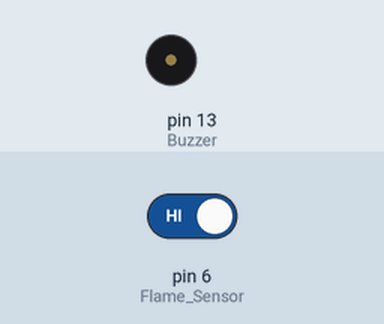
Bench run of a sketch on a simulated Arduino Uno, built with avr-gcc and run on an emulated ATmega328P. Shown: buzzer (waves = sounding, pin HIGH). The test bench sets the inputs (shaded band); at power-on: pin 6 (Flame_Sensor) HIGH. The modem accepts every AT command (registered, SIM ready, sends succeed) and sends nothing else.

Above: at 1.2 s.
1.3 s: pin 6 (Flame_Sensor) driven LOW
At 2.3 s:
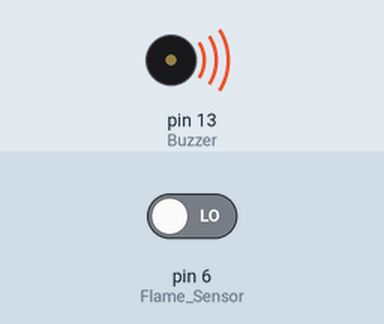
Timing chart, 0 to 4.3 s (numbered marks = the images above; inputs shaded):
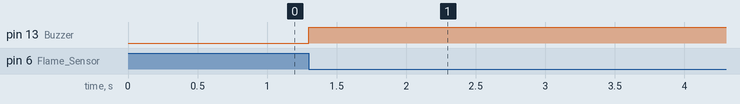

The sketch:

Fire_Detector_With_SMS.ino
```cpp
#include <SoftwareSerial.h>
SoftwareSerial MY_Serial(8, 9);

int Buzzer = 13;
int Flame_Sensor = 6;
int Flame_Sensor_Value;
String Message_Body = "Fire Detected...!";

void setup()
{
 MY_Serial.begin(9600);
 pinMode(Buzzer, OUTPUT);
}

void loop()
{
  Flame_Sensor_Value = digitalRead(Flame_Sensor);
  if (Flame_Sensor_Value == LOW)
    {
      digitalWrite(Buzzer, HIGH);
      Send_Message();
      delay(5000);
      digitalWrite(Buzzer, LOW);
    }

}

void Send_Message()
{
  MY_Serial.println("AT+CMGF=1");
  delay(1000);
  MY_Serial.println("AT+CMGS=\"+8801730288553\"\r"); // Change the number as you need
  delay(1000);
  MY_Serial.println(Message_Body);//the content of the message
  delay(200);
  MY_Serial.println((char)26);
  delay(1000);
}
```

Measured:
- after the input at 1.3 s, pin 13 (Buzzer): LOW → HIGH at once
